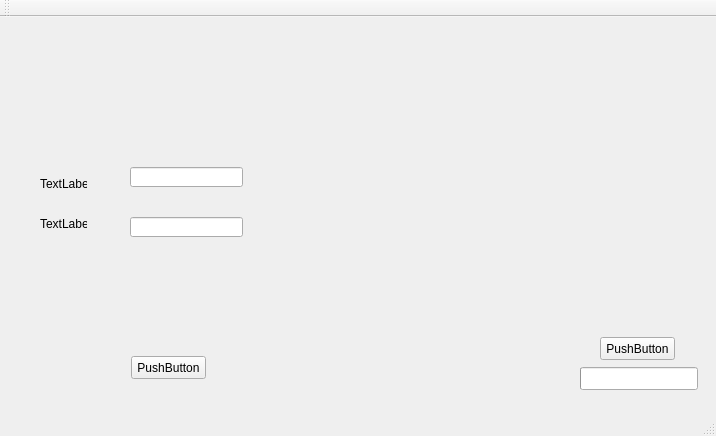
<?xml version="1.0" encoding="UTF-8"?>
<ui version="4.0">
 <class>MainWindow</class>
 <widget class="QMainWindow" name="MainWindow">
  <property name="geometry">
   <rect>
    <x>0</x>
    <y>0</y>
    <width>716</width>
    <height>436</height>
   </rect>
  </property>
  <property name="windowTitle">
   <string>gestionproduit</string>
  </property>
  <widget class="QWidget" name="centralWidget">
   <widget class="QLabel" name="label">
    <property name="geometry">
     <rect>
      <x>0</x>
      <y>-10</y>
      <width>721</width>
      <height>401</height>
     </rect>
    </property>
    <property name="text">
     <string/>
    </property>
    <property name="scaledContents">
     <bool>true</bool>
    </property>
   </widget>
   <widget class="QLineEdit" name="lineEdit">
    <property name="geometry">
     <rect>
      <x>130</x>
      <y>150</y>
      <width>113</width>
      <height>20</height>
     </rect>
    </property>
    <property name="text">
     <string/>
    </property>
   </widget>
   <widget class="QLineEdit" name="hhh">
    <property name="geometry">
     <rect>
      <x>130</x>
      <y>200</y>
      <width>113</width>
      <height>20</height>
     </rect>
    </property>
    <property name="text">
     <string/>
    </property>
    <property name="echoMode">
     <enum>QLineEdit::Password</enum>
    </property>
   </widget>
   <widget class="QLabel" name="label_2">
    <property name="geometry">
     <rect>
      <x>40</x>
      <y>160</y>
      <width>47</width>
      <height>13</height>
     </rect>
    </property>
    <property name="text">
     <string>TextLabel</string>
    </property>
   </widget>
   <widget class="QLabel" name="label_3">
    <property name="geometry">
     <rect>
      <x>40</x>
      <y>200</y>
      <width>47</width>
      <height>13</height>
     </rect>
    </property>
    <property name="text">
     <string>TextLabel</string>
    </property>
   </widget>
   <widget class="QPushButton" name="pushButton">
    <property name="geometry">
     <rect>
      <x>600</x>
      <y>320</y>
      <width>75</width>
      <height>23</height>
     </rect>
    </property>
    <property name="text">
     <string>PushButton</string>
    </property>
   </widget>
   <widget class="QProgressBar" name="bar">
    <property name="enabled">
     <bool>true</bool>
    </property>
    <property name="geometry">
     <rect>
      <x>580</x>
      <y>350</y>
      <width>118</width>
      <height>23</height>
     </rect>
    </property>
    <property name="font">
     <font>
      <pointsize>8</pointsize>
     </font>
    </property>
    <property name="value">
     <number>0</number>
    </property>
    <property name="textVisible">
     <bool>false</bool>
    </property>
    <property name="invertedAppearance">
     <bool>false</bool>
    </property>
   </widget>
   <widget class="QPushButton" name="pushButton_2">
    <property name="geometry">
     <rect>
      <x>131</x>
      <y>339</y>
      <width>75</width>
      <height>23</height>
     </rect>
    </property>
    <property name="text">
     <string>PushButton</string>
    </property>
   </widget>
  </widget>
  <widget class="QMenuBar" name="menuBar">
   <property name="geometry">
    <rect>
     <x>0</x>
     <y>0</y>
     <width>716</width>
     <height>21</height>
    </rect>
   </property>
  </widget>
  <widget class="QToolBar" name="mainToolBar">
   <attribute name="toolBarArea">
    <enum>TopToolBarArea</enum>
   </attribute>
   <attribute name="toolBarBreak">
    <bool>false</bool>
   </attribute>
  </widget>
  <widget class="QStatusBar" name="statusBar"/>
 </widget>
 <layoutdefault spacing="6" margin="11"/>
 <resources/>
 <connections/>
</ui>
